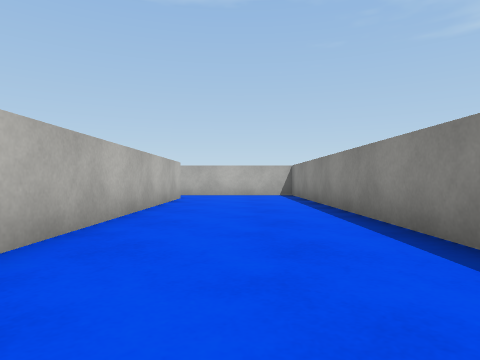
View 1 (above)

22 first-person views from a walk through a scene from a Unity 3-D project. The camera is 0.51 m above the floor, looks level and sees 75° across. The floor is counted in squares, 1 m on a side. Each view is taken from the middle of a square. On the plan, view 1 faces up. The plan holds only what a view shows up to about 9 squares ahead; the rest is blank. The place goes on beyond the plan. The player character is not drawn. Surface patterns are stand-ins for the level's own textures.

View 2
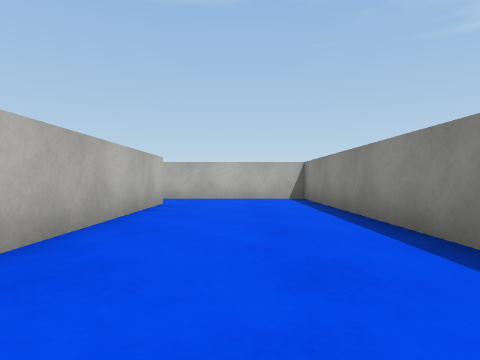

View 3
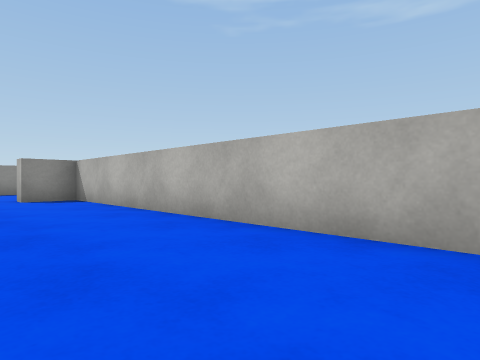

View 4
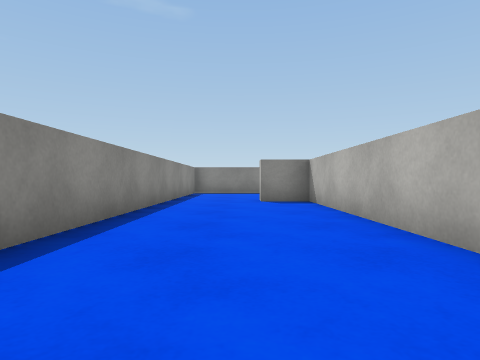

View 5
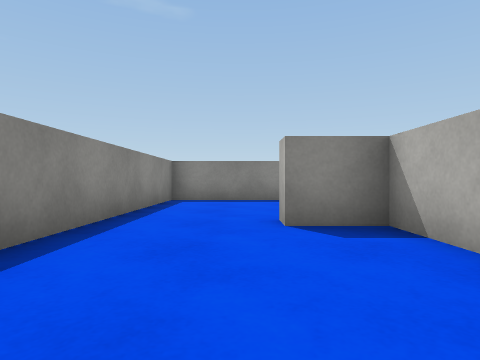

View 6
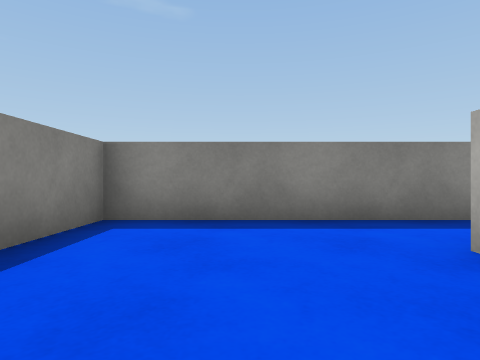

View 7
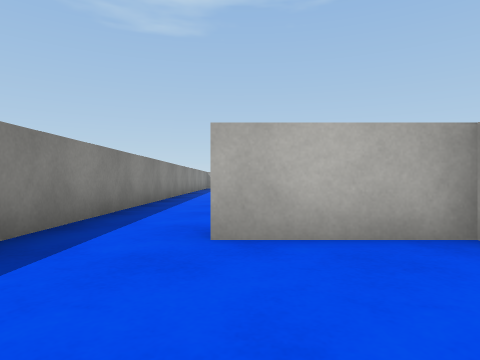

View 8
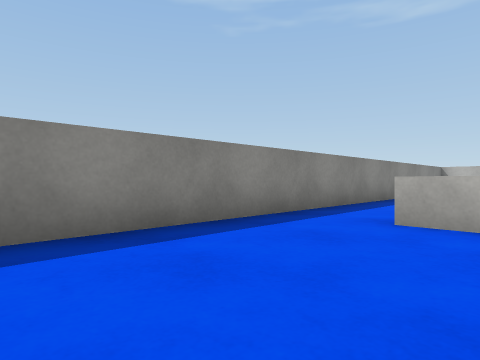

View 9
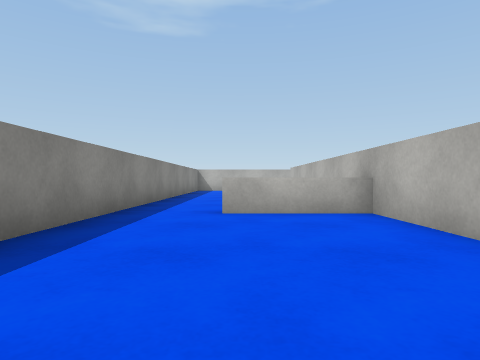

View 10
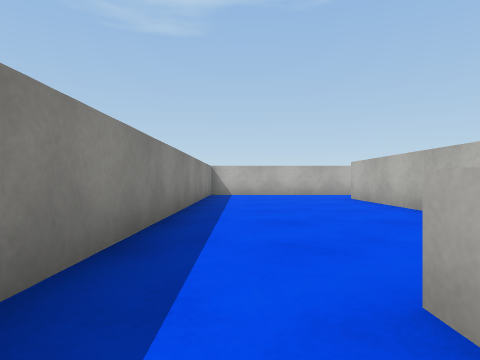

View 11
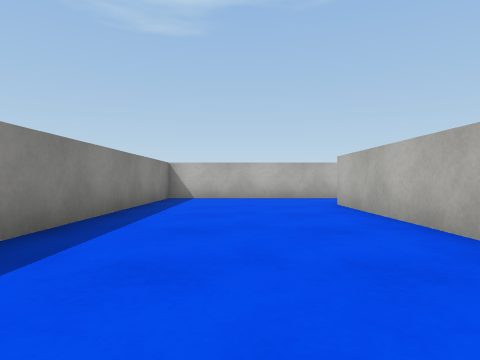

View 12
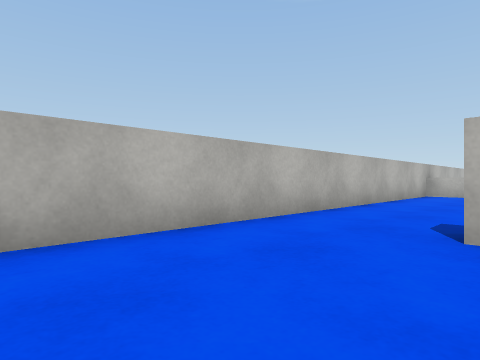

View 13
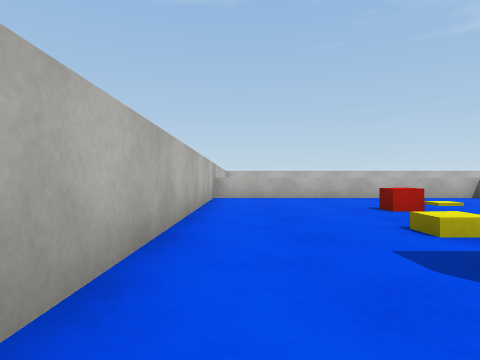

View 14
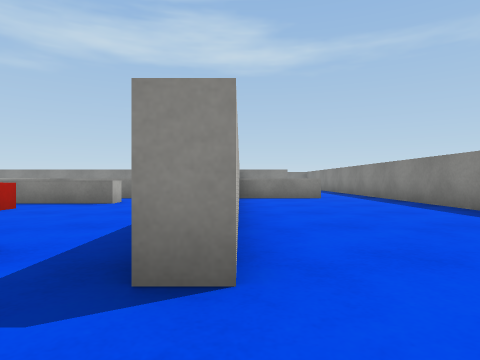

View 15
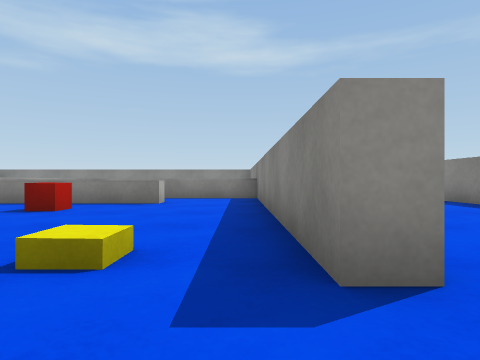

View 16
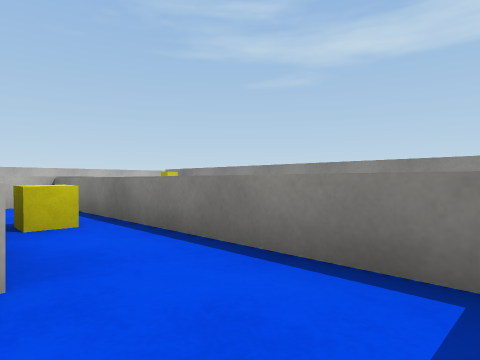

View 17
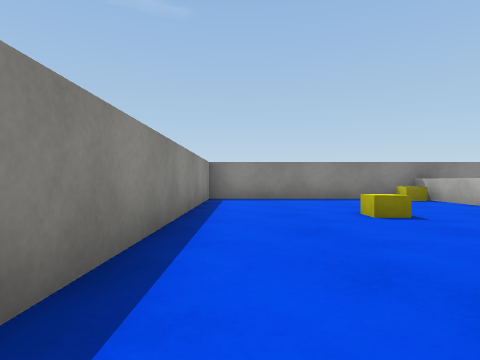

View 18
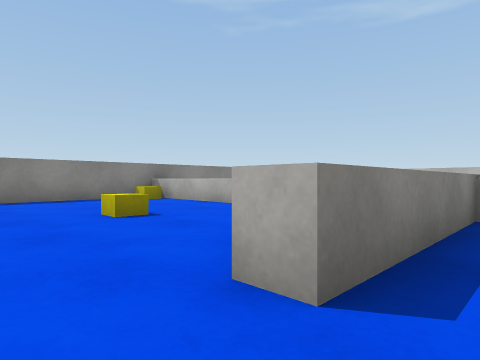

View 19
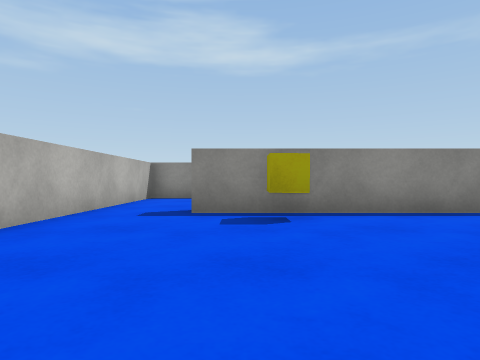

View 20
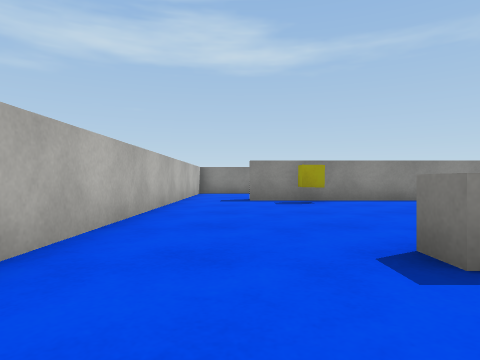

View 21
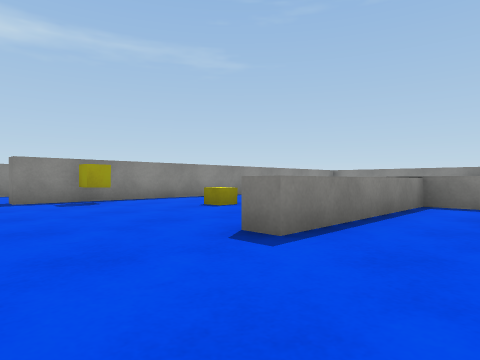

View 22
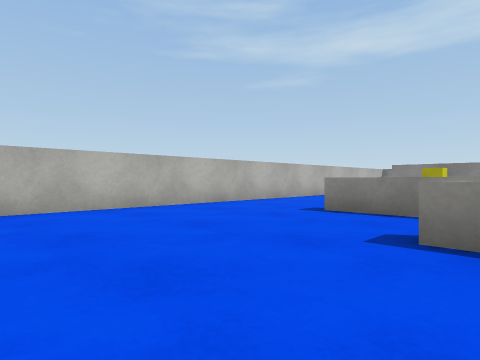

### Floor plan
Key: @ floor where view 1 was taken; # wall or solid block; . floor; ^ raised ledge; C yellow cube; O other object.
Columns run from 18 left of view 1 to 2 right of it. Each row starts with its distance up from view 1.
 11       ###############
 10       ..............#
  9      ...............#
  8      ...........#...#
  7      .....^....C#...#
  6      .....^ .C..#...#
  5      ...^.^  ...#...#
  4          .^.....#...#
  3 #^^^^^^^^^^^^ ^.#...#
  2 #.... .. .^  ...#...#
  1 #.... ..^.^ ....#...#
  0 #....C..^C^..C..#.@.#
 -1 #...O...^.^.....#...#
 -2 #.......^.^.....#...#
 -3 #..C......^.....#...#
 -4 #.........^C....#...#
 -5 #..###############..#
 -6 #.........^.....#...#
 -7 #.........^.....#...#
 -8 #...................#
 -9 #####################

Positions as (right, up) in squares from view 1, and headings:
1: (0, 0), facing up
2: (0, 2), facing up
3: (1, 4), facing down-left
4: (0, 3), facing down
5: (0, -1), facing down
6: (0, -5), facing down
7: (1, -7), facing left
8: (-4, -6), facing down-left
9: (-3, -7), facing left
10: (-7, -8), facing left
11: (-9, -7), facing left
12: (-15, -8), facing up-left
13: (-17, -6), facing up
14: (-17, -5), facing right
15: (-17, -4), facing right
16: (-10, -4), facing up-right
17: (-3, 4), facing down
18: (-3, 4), facing down-left
19: (-7, 8), facing right
20: (-10, 9), facing right
21: (-10, 10), facing down-right
22: (-13, 5), facing up-right
